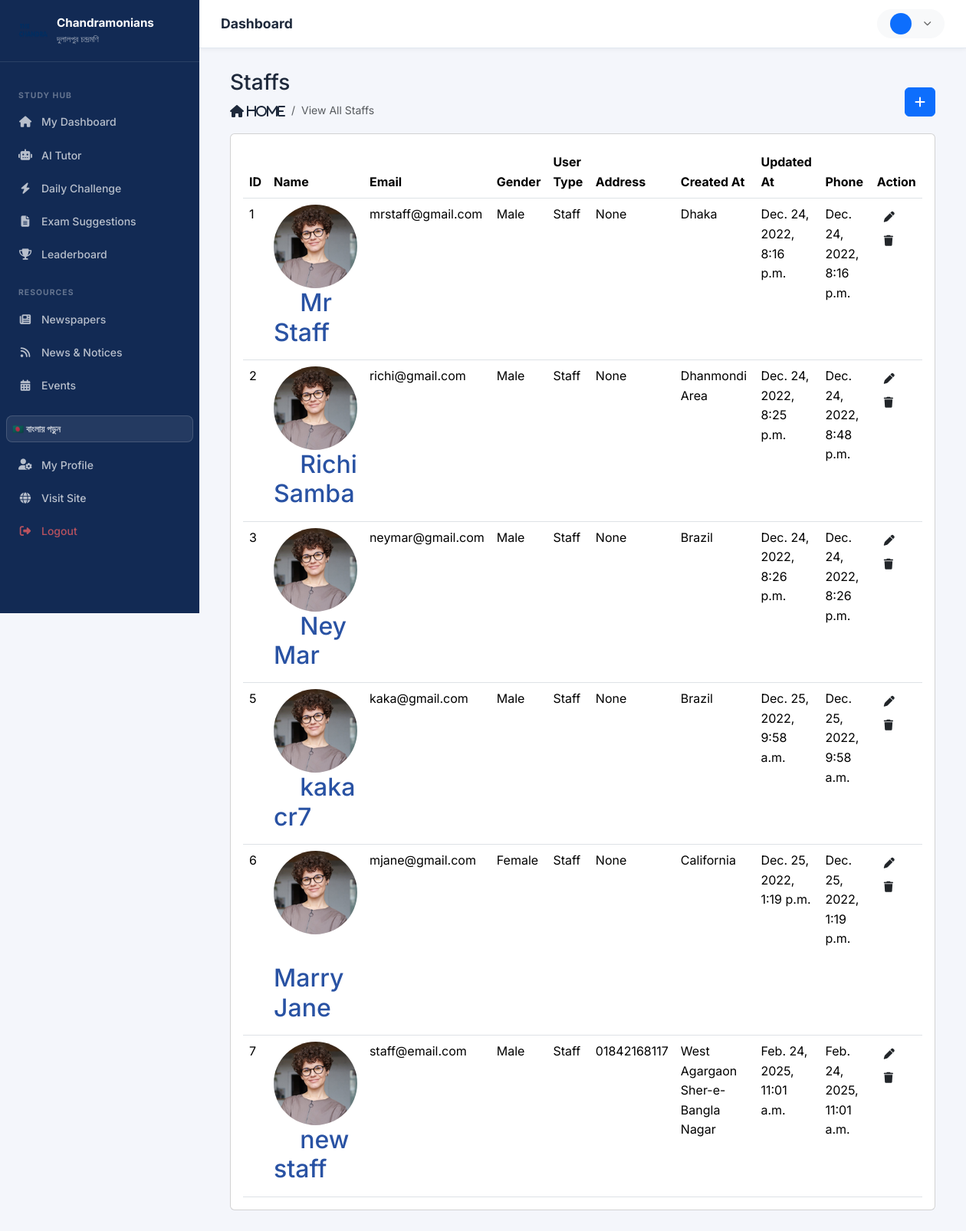
The app's page /hod/staff/view with its own data.
### app/models.py (models this page shows, shortened)
class Staff(models.Model):
    admin = models.OneToOneField(CustomUser, on_delete=models.CASCADE)
    address = models.TextField(default='')
    gender = models.CharField(max_length=100)
    phone = models.CharField(max_length=30, null=True, blank=True)
    created_at = models.DateTimeField(auto_now_add=True)
    updated_at = models.DateTimeField(auto_now=True)

class CustomUser(AbstractUser):
    USER_TYPE_CHOICES = (
        ('1', 'HOD'),
        ('2', 'Staff'),
        ('3', 'Alumni'),
        ('4', 'Student'),
    )
    email = models.EmailField(unique=True)
    user_type = models.CharField(choices=USER_TYPE_CHOICES, max_length=10, default='4')
    profile_pic = models.ImageField(upload_to='media/profile_pic', blank=True, null=True)
    USERNAME_FIELD = 'email'
    REQUIRED_FIELDS = ['username']

### webapp/Hod_Views.py (the view)
# urls.py: path('hod/staff/view', Hod_Views.viewStaff, name='view_staff'),
def viewStaff(request):
    staff = Staff.objects.all()
    context = {
        'staff': staff,
    }
    return render(request, 'hod/view_staff.html', context)

### templates/hod/view_staff.html (shortened to what this page needs)
{% extends 'base.html' %}
{% load static %}
{% block content %}
    <div class="content container-fluid">
        <div class="page-header">
            <div class="row align-items-center">
                <div class="col">
                    <h3 class="page-title">Staffs</h3>
                    <ul class="breadcrumb">
                        <li class="breadcrumb-item"><span class="fas fa-home"> Home</span></li>
                        <li class="breadcrumb-item active small">View All Staffs</li>
                    </ul>
                </div>
                <div class="col-auto text-right float-right ml-auto">
                    <a href="{% url 'add_staff' %}" class="btn btn-primary"><i class="fas fa-plus"></i></a>
                </div>
            </div>
        </div>
        <div class="row">
            <div class="col-sm-12">
                <div class="card card-table">
                    <div class="card-body">
                        <div class="table-responsive">
                            <table id="table_id" class="table table-hover table-center mb-0">
                                <thead>
                                <tr>
                                    <th>ID</th>
                                    <th>Name</th>
                                    <th>Email</th>
                                    <th>Gender</th>
                                    <th>User Type</th>
                                    <th>Address</th>
                                    <th>Created At</th>
                                    <th>Updated At</th>
                                    <th>Phone</th>
                                    <th class="text-right">Action</th>
                                </tr>
                                </thead>
                                <tbody>
                                {% for i in staff %}
                                    <tr>
                                        <td>{{ i.id }}</td>
                                        <td>
                                            <h2 class="table-avatar">
                                                {% if user.profile_pic != None and user.profile_pic == "" %}
                                                <a href="{% url 'profile' %}" class="avatar avatar-sm mr-2"><img
                                                        class="avatar-img rounded-circle"
                                                        src=" {{ user.profile_pic }}" alt=""></a>
                                                        {% else %}
                                                        <img
                                                        class="avatar-sm avatar-img rounded-circle"
                                                        src="{% static 'assets/img/profiles/avatar-02.jpg' %}" alt="">&nbsp; &nbsp;</a>
                                                        {% endif %}
                                                <a href="{% url 'profile' %}">{{ i.admin.first_name }} {{ i.admin.last_name }}</a>
                                            </h2>
                                        </td>
                                        <td>{{ i.admin.email }}</td>
                                        <td>{{ i.gender }}</td>
                                        <td>
                                            {% if i.admin.user_type == '2' %} Staff
                                            {% elif i.admin.user_type == '3' %} Alumni
                                            {% elif i.admin.user_type == '1' %} HOD
                                            {% endif %}
                                        </td>
                                        <td>{{ i.phone }}</td>
                                        <td>{{ i.address }}</td>
                                        <td>{{ i.created_at }}</td>
                                        <td>{{ i.updated_at }}</td>
                                        <td class="text-right">
                                            <div class="actions">
                                                <a href="{% url 'edit_staff' i.id %}"
                                                   class="btn btn-sm bg-success-light mr-2">
                                                    <i class="fas fa-pen"></i>
                                                </a>
                                                <a href="{% url 'delete_staff' i.admin.id %}"
                                                   class="btn btn-sm bg-danger-light">
                                                    <i class="fas fa-trash"></i>
                                                </a>
                                            </div>
                                        </td>
                                    </tr>
                                {% endfor %}
                                </tbody>
                            </table>
                        </div>
                    </div>
                </div>
            </div>
        </div>
    </div>
{% endblock %}

### static/assets/css/chandramonians.css (style rules this page uses)
:root { --primary: #1a3a6e; --primary-dark: #122a54; --primary-light: #2952a3; --primary-pale: #eef2fb; --accent: #e9a800; --accent-dark: #c78f00; --accent-pale: #fff8e1; --success: #16a34a; --danger: #dc2626; --warning: #d97706; --bg: #f4f6fb; --card-bg: #ffffff; --border: #e2e8f0; --text: #1e293b; --text-muted: #64748b; --radius: 14px; --radius-sm: 8px; --shadow: 0 2px 12px rgba(30,58,110,.08); --shadow-md: 0 8px 30px rgba(30,58,110,.12); --shadow-lg: 0 20px 60px rgba(30,58,110,.18); --transition: all .22s ease; }
*, *::before, *::after { box-sizing: border-box; }
html { scroll-behavior: smooth; }
body { font-family: 'Inter', -apple-system, BlinkMacSystemFont, 'Segoe UI', sans-serif; background: var(--bg); color: var(--text); line-height: 1.6; }
a { color: var(--primary-light); text-decoration: none; transition: var(--transition); }
img { max-width: 100%; }

### records on screen
Staff: id "1", admin.first_name "Mr", admin.last_name "Staff", admin.email "mrstaff@gmail.com", gender "Male", phone "None", address "Dhaka", created_at "Dec. 24, 2022, 8:16 p.m.", updated_at "Dec. 24, 2022, 8:16 p.m."
Staff: id "2", admin.first_name "Richi", admin.last_name "Samba", admin.email "richi@gmail.com", gender "Male", shows "Staff", phone "None", address "Dhanmondi Area", created_at "Dec. 24, 2022, 8:25 p.m.", updated_at "Dec. 24, 2022, 8:48 p.m."
Staff: id "3", admin.first_name "Ney", admin.last_name "Mar", admin.email "neymar@gmail.com", gender "Male", shows "Staff", phone "None", address "Brazil", created_at "Dec. 24, 2022, 8:26 p.m.", updated_at "Dec. 24, 2022, 8:26 p.m."
Staff: id "5", admin.first_name "kaka", admin.last_name "cr7", admin.email "kaka@gmail.com", gender "Male", shows "Staff", phone "None", address "Brazil", created_at "Dec. 25, 2022, 9:58 a.m.", updated_at "Dec. 25, 2022, 9:58 a.m."
Staff: id "6", admin.first_name "Marry", admin.last_name "Jane", admin.email "mjane@gmail.com", gender "Female", shows "Staff", phone "None", address "California", created_at "Dec. 25, 2022, 1:19 p.m.", updated_at "Dec. 25, 2022, 1:19 p.m."
Staff: id "7", admin.first_name "new", admin.last_name "staff", admin.email "staff@email.com", gender "Male", shows "Staff", phone "01842168117", address "West Agargaon Sher-e-Bangla Nagar", created_at "Feb. 24, 2025, 11:01 a.m.", updated_at "Feb. 24, 2025, 11:01 a.m."
